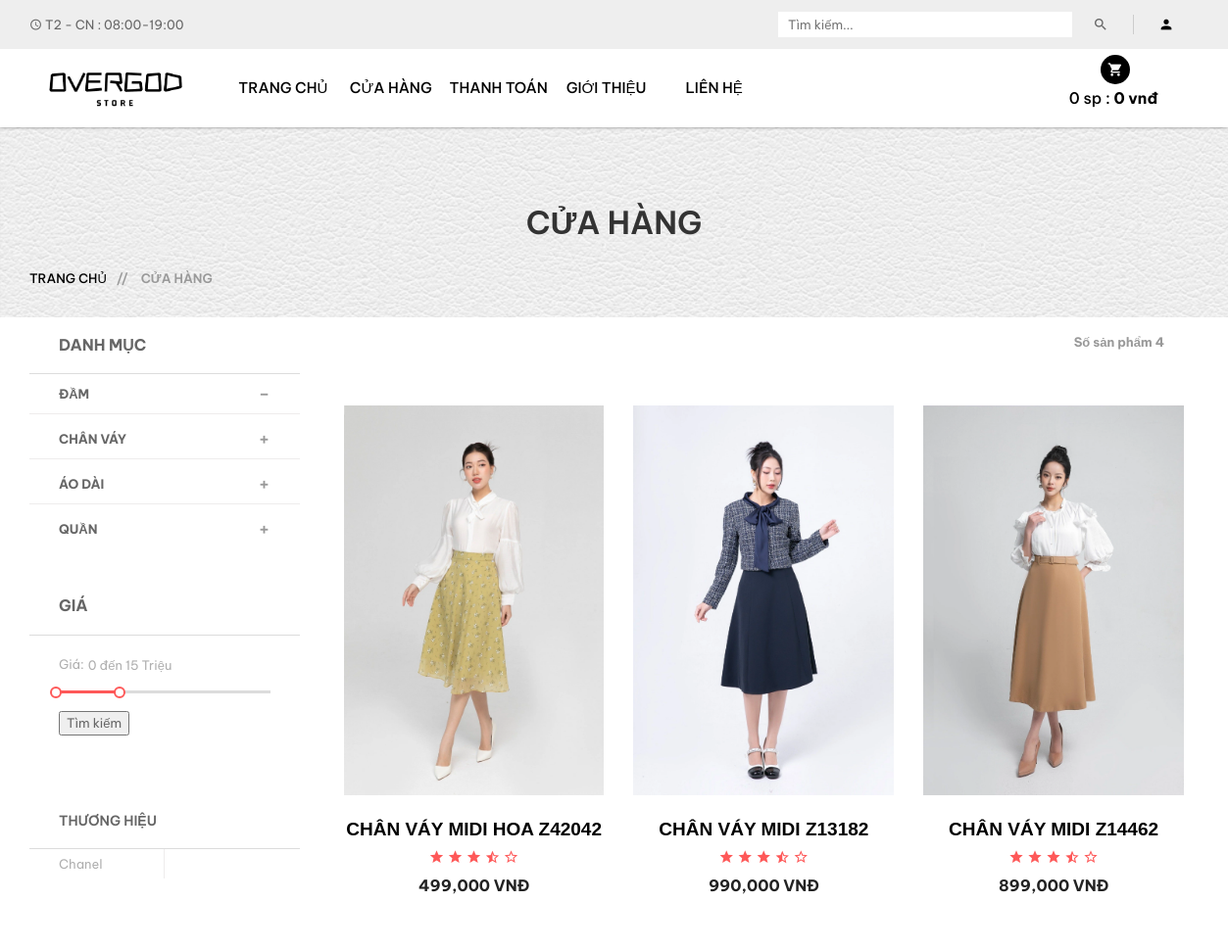
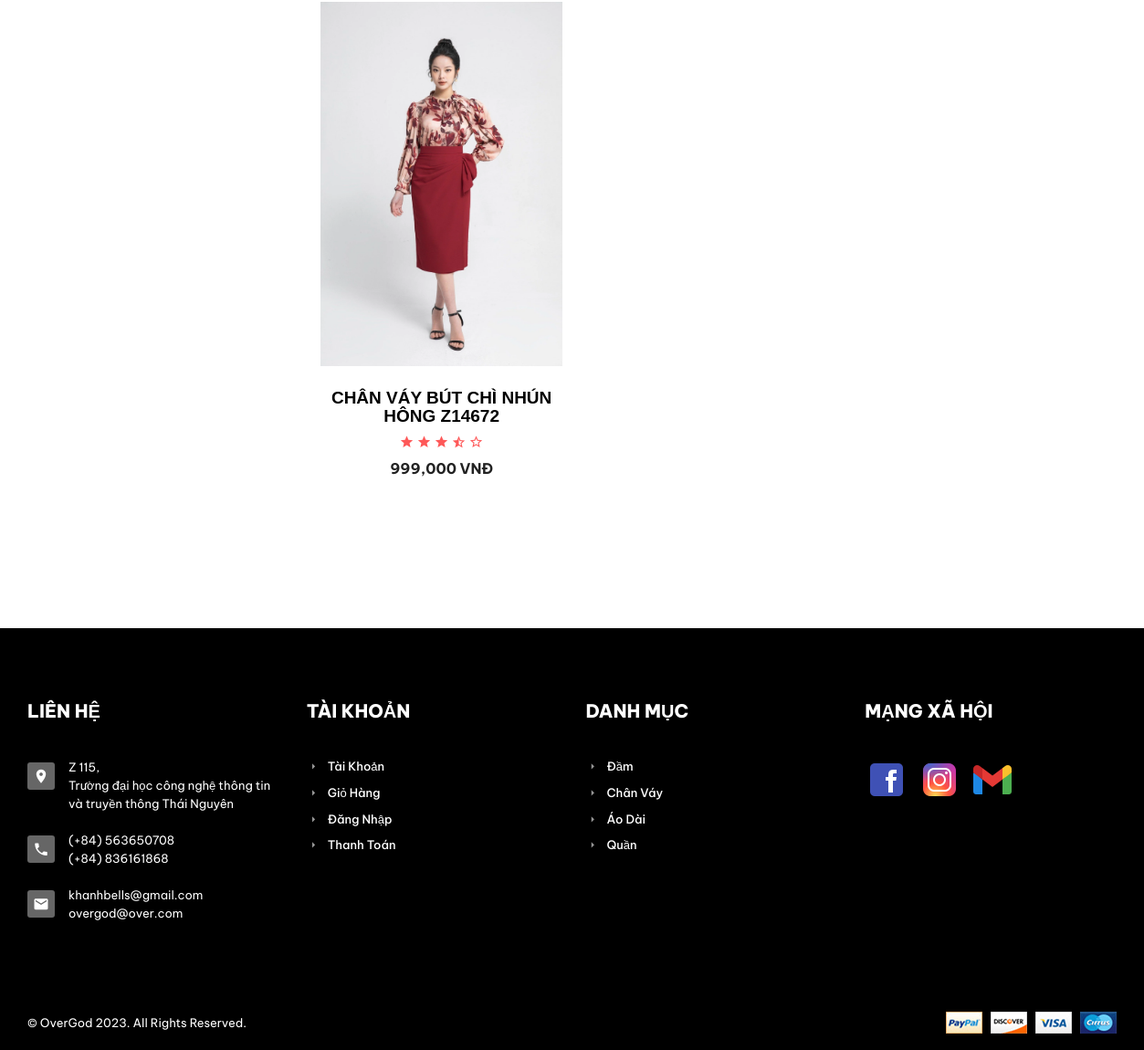
Page /?act=shop&sp=4 on the committed database (2 pictures, top to bottom).
### tables this page shows
CREATE TABLE `danhmuc` (
  `MaDM` int(11) NOT NULL,
  `TenDM` varchar(255) DEFAULT NULL
);

CREATE TABLE `loaisanpham` (
  `MaLSP` int(11) NOT NULL,
  `TenLSP` varchar(70) NOT NULL,
  `HinhAnh` varchar(200) NOT NULL,
  `Mota` varchar(200) NOT NULL,
  `MaDM` int(11) NOT NULL
);

CREATE TABLE `sanpham` (
  `MaSP` int(11) NOT NULL,
  `MaLSP` int(11) NOT NULL,
  `MaDM` int(11) NOT NULL,
  `TenSP` varchar(70) NOT NULL,
  `DonGia` int(11) NOT NULL,
  `SoLuong` int(10) UNSIGNED NOT NULL DEFAULT 1,
  `HinhAnh1` varchar(200) NOT NULL,
  `HinhAnh2` varchar(255) DEFAULT NULL,
  `HinhAnh3` varchar(255) DEFAULT NULL,
  `MaKM` int(11) NOT NULL,
  `ManHinh` varchar(50) DEFAULT NULL,
  `HDH` varchar(50) DEFAULT NULL,
  `CamSau` varchar(50) DEFAULT NULL,
  `CamTruoc` varchar(50) DEFAULT NULL,
  `CPU` varchar(50) DEFAULT NULL,
  `Ram` varchar(50) DEFAULT NULL,
  `Rom` varchar(50) DEFAULT NULL,
  `SDCard` varchar(50) DEFAULT NULL,
  `Pin` varchar(50) DEFAULT NULL,
  `SoSao` int(11) NOT NULL,
  `SoDanhGia` int(11) NOT NULL,
  `TrangThai` int(11) NOT NULL,
  `MoTa` text NOT NULL,
  `ThoiGian` datetime DEFAULT NULL,
  `KichThuoc` varchar(50) DEFAULT NULL,
  `MauSac` varchar(50) DEFAULT NULL
);

### Controllers/ShopController.php (called while the page is built, shortened)
<?php
require_once ("Models/shop.php");
class ShopController
{
    var $shop_model;
    public function __construct()
    {
        $this->shop_model = new Shop();
    }
    function list()
    {
        $data_danhmuc = $this->shop_model->danhmuc();
        $data_loaisp = $this->shop_model->loaisp(0, 8);
        $data_chitietDM = array();
        for ($i = 1; $i <= count($data_danhmuc); $i++) {
            $data_chitietDM[$i] = $this->shop_model->chitietdanhmuc($i);
        }
        $data = [];
        $data_noibat = [];
        $data_tong = 0;
        if (isset($_GET['trang'])) {
            $this->handleTrang($data, $data_noibat, $data_tong);
        } else if (isset($_GET['sp']) && isset($_GET['loai'])) {
            $this->handleLoai($data, $data_noibat, $data_tong);
        } else if (isset($_GET['sp'])) {
            $this->handleDanhMuc($data, $data_noibat, $data_tong);
        } else if (isset($_POST['shop'])) {
            $this->handleShopPost($data, $data_tong);
        } else if (isset($_POST['keyword'])) {
            $this->handleKeywordPost($data, $data_noibat, $data_tong);
        } else {
            $this->handleDefault($data, $data_noibat, $data_tong);
        }
        require_once ('Views/index.php');
    }
    private function handleDanhMuc(&$data, &$data_noibat, &$data_tong)
    {
        $data = $this->shop_model->sanpham_danhmuc(0, 9, $_GET['sp']);
    }
}
?>

### Models/connection.php (called while the page is built, shortened)
<?php
    class connection{
        function __construct()
        {
            $severname ="localhost";
            $username ="root";
            $password ="";
            $db_name ="shopphone";
            $this->conn = new mysqli($severname,$username,$password,$db_name);
        }
    }
?>

### Models/model.php (called while the page is built, shortened)
<?php
require_once("connection.php");
class model
{
    function __construct()
    {
        $conn_obj = new connection();
        $this->conn = $conn_obj->conn;
    }
    function danhmuc()
    {
        $query =  "SELECT * from DanhMuc ";
        require("result.php");
        return $data;
    }
    function chitietdanhmuc($id)
    {
        $query =  "SELECT d.TenDM as Ten, l.* FROM danhmuc as d, loaisanpham as l WHERE d.MaDM = l.MaDM and d.MaDM = $id";
        require("result.php");
        return $data;
    }
    function sanpham_danhmuc($a, $b, $danhmuc)
    {
        $query =   "SELECT * from sanpham WHERE TrangThai = 1  and MaDM = $danhmuc ORDER BY ThoiGian DESC limit $a,$b";
        require("result.php");
        return $data;
    }
}

### Models/result.php (called while the page is built)
<?php
$result = $this->conn->query($query);
$data = array();
while ($row = $result->fetch_assoc()) {
    $data[] = $row;
}
?>

### Models/shop.php (called while the page is built, shortened)
<?php
require_once("model.php");
class Shop extends Model
{
    function loaisp($a,$b)
    {
        $query = "SELECT * FROM loaisanpham WHERE   MaDM = 1 LIMIT $a, $b";
        require("result.php");
        return $data;
    }
}

### Views/shop/list-products.php (the view, shortened to what this page needs)
<div class="tab-content grid-content">
	<div class="tab-pane fade in active text-center" id="grid">
		<?php
		if (isset($data) and $data != NULL) {
			foreach ($data as  $value) {
		?>
				<div class="col-xs-12 col-sm-6 col-md-4">
					<div class="single-product">
						<div class="product-f">
							<a href="?act=detail&id=<?= $value['MaSP'] ?>"><img src="public/<?= $value['HinhAnh1'] ?>" alt="Product Title" class="img-products" /></a>
						</div>
						<div class="product-dsc">
							<p><a href="?act=detail&id=<?= $value['MaSP'] ?>"><?= $value['TenSP'] ?></a></p>
							<div class="ratting">
								<i class="mdi mdi-star"></i>
								<i class="mdi mdi-star"></i>
								<i class="mdi mdi-star"></i>
								<i class="mdi mdi-star-half"></i>
								<i class="mdi mdi-star-outline"></i>
							</div>
							<span><?= number_format($value['DonGia']) ?> VNĐ</span>
						</div>
					</div>
				</div>
		<?php }
		} else {
			echo '<p> KHÔNG CÓ DỮ LIỆU </p>';
		} ?>
	</div>
</div>

### Views/shop/category.php (shortened to what this page needs)
<div class="sidebar left-sidebar">
    <div class="s-side-text">
        <div class="sidebar-title clearfix">
            <h4 class="floatleft">Danh mục</h4>
        </div>
        <div class="categories left-right-p">
            <ul id="accordion" class="panel-group clearfix">
                <?php    $i = 1; foreach ($data_chitietDM as $row) { ?>
                    <li class="panel">
                        <div data-toggle="collapse" data-parent="#accordion" data-target="#collapse<?=$i?>">
                            <div class="medium-a">
                                <b><?= $data_danhmuc[$i-1]['TenDM'] ?></b>
                            </div>
                        </div>
                    </li>
                <?php $i++;
             } ?>
            </ul>
        </div>
    </div>
    <div class="s-side-text">
        <div class="sidebar-title">
            <h4>Giá</h4>
        </div>
        <div class="range-slider clearfix">
            <form action="index.php?act=shop" method="post">
                <label><span>Giá: </span> <input type="text" id="amount" readonly  /></label>
                <div id="slider-range"></div></br>
                <button type="submit">Tìm kiếm</button>
            </form>
        </div>
    </div>
    <div class="s-side-text">
        <div class="sidebar-title clearfix">
            <h5 class="floatleft">Thương Hiệu </h5>
        </div>
        <div class="brands-select clearfix">
            <ul>
                <li>
                    <?php for($i=0;$i<1;$i++) {?>
                    <a href="?act=shop&sp=1&loai=<?=$data_loaisp[$i]['TenLSP']?>"><?=$data_loaisp[$i]['TenLSP']?></a>
                    <?php } ?>
                </li>
            </ul>
        </div>
    </div>
</div>

### Views/header_footer/footer.php
<footer class="footer-two">
    <div class="footer-top section-padding">
        <div class="footer-dsc">
            <div class="container">
                <div class="row">
                    <div class="col-xs-12 col-sm-6 col-md-3">
                        <div class="single-text">
                            <div class="footer-title">
                                <h4>Liên hệ</h4>
                            </div>
                            <div class="footer-text">
                                <ul>
                                    <li>
                                        <i class="mdi mdi-map-marker"></i>
                                        <p>Z 115,</p>
                                        <p>Trường đại học công nghệ thông tin và truyền thông Thái Nguyên</p>
                                    </li>
                                    <li>
                                        <i class="mdi mdi-phone"></i>
                                        <p>(+84) 563650708</p>
                                        <p>(+84) 836161868</p>
                                    </li>
                                    <li>
                                        <i class="mdi mdi-email"></i>
                                        <p>khanhbells@gmail.com</p>
                                        <p>overgod@over.com</p>
                                    </li>
                                </ul>
                            </div>
                        </div>
                    </div>
                    <div class="col-xs-6 col-sm-3 col-md-3 wide-mobile">
                        <div class="single-text">
                            <div class="footer-title">
                                <h4>Tài khoản</h4>
                            </div>
                            <div class="footer-menu">
                                <ul>
                                    <li><a href="?act=taikhoan&xuli=account"><i class="mdi mdi-menu-right"></i>Tài khoản</a></li>
                                    <li><a href="?act=cart"><i class="mdi mdi-menu-right"></i>Giỏ Hàng</a></li>
                                    <li><a href="?act=taikhoan"><i class="mdi mdi-menu-right"></i>Đăng Nhập</a></li>
                                    <li><a href="?act=checkout"><i class="mdi mdi-menu-right"></i>Thanh Toán</a></li>
                                </ul>
                            </div>
                        </div>
                    </div>
                    <div class="col-xs-6 col-sm-3 col-md-3 wide-mobile">
                        <div class="single-text">
                            <div class="footer-title">
                                <h4>Danh mục</h4>
                            </div>
                            <div class="footer-menu">
                                <ul>
                                    <?php foreach ($data_danhmuc as $row) { ?>
                                    <li><a href="?act=shop&sp=<?=$row['MaDM']?>"><i class="mdi mdi-menu-right"></i><?=$row['TenDM']?></a></li>
                                    <?php  } ?>
                                </ul>
                            </div>
                        </div>
                    </div>
                    <div class="col-xs-12 col-sm-12 col-md-3 r-margin-top wide-mobile">
                        <div class="single-text">
                            <div class="footer-title">
                                <h4>Mạng xã hội</h4>
                            </div>
                            <div class="clearfix instagram">
                                <ul>
                                    <li><a href="#"><img src="public/img/footer/in1.png" alt="Instagram" /></a></li>
                                    <li><a href="#"><img src="public/img/footer/in2.png" alt="Instagram" /></a></li>
                                    <li><a href="#"><img src="public/img/footer/in3.png" alt="Instagram" /></a></li>
                                </ul>
                            </div>
                        </div>
                    </div>
                </div>
            </div>
        </div>
    </div>
    <div class="footer-bottom">
        <div class="container">
            <div class="row">
                <div class="col-xs-12 col-sm-6">
                    <p>&copy; OverGod 2023. All Rights Reserved.</p>
                </div>
                <div class="col-xs-12 col-sm-6 text-right">
                    <a href="http://localhost/banhanghdt/?act=home" target="_blank"><img src="public/img/footer/payment.png" alt="" /></a>
                </div>
            </div>
        </div>
    </div>
</footer>

### rows in the picture
danhmuc: TenDM "ĐẦM", TenDM "Đầm"
danhmuc: TenDM "CHÂN VÁY", TenDM "Chân Váy"
danhmuc: TenDM "ÁO DÀI", TenDM "Áo Dài"
danhmuc: TenDM "QUẦN", TenDM "Quần"
loaisanpham: TenLSP "Chanel"
sanpham: HinhAnh1 (picture), TenSP "CHÂN VÁY MIDI HOA Z42042", DonGia "499,000"
sanpham: HinhAnh1 (picture), TenSP "CHÂN VÁY MIDI Z13182", DonGia "990,000"
sanpham: HinhAnh1 (picture), TenSP "CHÂN VÁY MIDI Z14462", DonGia "899,000"
sanpham: HinhAnh1 (picture), TenSP "CHÂN VÁY BÚT CHÌ NHÚN HÔNG Z14672", DonGia "999,000"

### other values in the picture
$soluong "0"
$thanhtien "0"
$data_tong "4"
